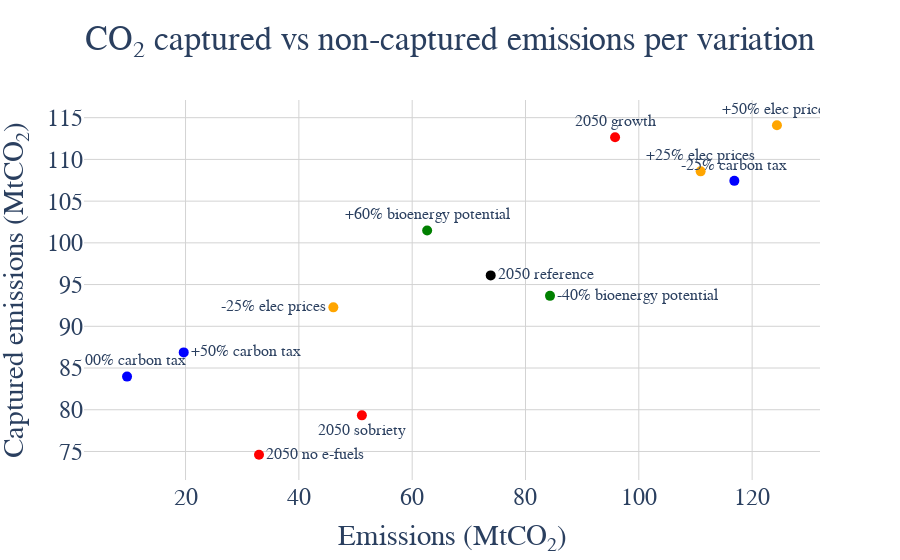

Source (notebook cell):
### Code cell
fig=go.Figure()
ref=results['1.00output_1.00elec_1.00bio_1.00ctax_1.00co2st_0.50leak_0.50biopot_1.00bionegem']
sob=results['0.80output_1.00elec_1.00bio_1.00ctax_1.00co2st_0.50leak_0.50biopot_1.00bionegem']
aug=results['1.20output_1.00elec_1.00bio_1.00ctax_1.00co2st_0.50leak_0.50biopot_1.00bionegem']
noefuels=results['1.00output_1.00elec_1.00bio_1.00ctax_1.00co2st_0.50leak_0.50biopot_1.00bionegem_no_efuels']
elec60=results['1.00output_0.60elec_1.00bio_1.00ctax_1.00co2st_0.50leak_0.50biopot_1.00bionegem']
elec75=results['1.00output_0.75elec_1.00bio_1.00ctax_1.00co2st_0.50leak_0.50biopot_1.00bionegem']
elec125=results['1.00output_1.25elec_1.00bio_1.00ctax_1.00co2st_0.50leak_0.50biopot_1.00bionegem']
elec150=results['1.00output_1.50elec_1.00bio_1.00ctax_1.00co2st_0.50leak_0.50biopot_1.00bionegem']
elec_scen={"-25% elec prices":elec75,"+25% elec prices":elec125,"+50% elec prices":elec150}
ctax75=results['1.00output_1.00elec_1.00bio_0.75ctax_1.00co2st_0.50leak_0.50biopot_1.00bionegem']
ctax150=results['1.00output_1.00elec_1.00bio_1.50ctax_1.00co2st_0.50leak_0.50biopot_1.00bionegem']
ctax200=results['1.00output_1.00elec_1.00bio_2.00ctax_1.00co2st_0.50leak_0.50biopot_1.00bionegem']
ctax_scen={"-25% carbon tax":ctax75,"+50% carbon tax":ctax150,"+100% carbon tax":ctax200}
bio30=results['1.00output_1.00elec_1.00bio_1.00ctax_1.00co2st_0.50leak_0.30biopot_1.00bionegem']
bio80=results['1.00output_1.00elec_1.00bio_1.00ctax_1.00co2st_0.50leak_0.80biopot_1.00bionegem']
bio_scen={"-40% bioenergy potential":bio30,"+60% bioenergy potential":bio80}

# fig.add_trace(go.Scatter(x=[ref["emissions"].set_index("Year").loc[2015,"Emissions"].sum()*1e-6],
#                         y=[ref["captured_emissions"].set_index("Year").loc[2015,"Captured_emissions"].sum()*1e-6],
#                         mode = 'markers+text',marker=dict(color="black",size=10),text=["2015"],textposition="bottom center",showlegend=False))
# fig.add_trace(go.Scatter(x=[ref["emissions"].set_index("Year").loc[2030,"Emissions"].sum()*1e-6],
#                         y=[ref["captured_emissions"].set_index("Year").loc[2030,"Captured_emissions"].sum()*1e-6],
#                         mode = 'markers+text',marker=dict(color="black",size=10),text=["2030"],textposition="bottom center",showlegend=False))
fig.add_trace(go.Scatter(x=[ref["emissions"].set_index("Year").loc[2050,"Emissions"].sum()*1e-6],
                        y=[ref["captured_emissions"].set_index("Year").loc[2050,"Captured_emissions"].sum()*1e-6],
                        mode = 'markers+text',marker=dict(color="black",size=10),text=["2050 reference"],textposition="middle right",showlegend=False))
fig.add_trace(go.Scatter(x=[sob["emissions"].set_index("Year").loc[2050,"Emissions"].sum()*1e-6],
                        y=[sob["captured_emissions"].set_index("Year").loc[2050,"Captured_emissions"].sum()*1e-6],
                        mode = 'markers+text',marker=dict(color="red",size=10),text=["2050 sobriety"],textposition="bottom center",showlegend=False))
fig.add_trace(go.Scatter(x=[aug["emissions"].set_index("Year").loc[2050,"Emissions"].sum()*1e-6],
                        y=[aug["captured_emissions"].set_index("Year").loc[2050,"Captured_emissions"].sum()*1e-6],
                        mode = 'markers+text',marker=dict(color="red",size=10),text=["2050 growth"],textposition="top center",showlegend=False))
fig.add_trace(go.Scatter(x=[noefuels["emissions"].set_index("Year").loc[2050,"Emissions"].sum()*1e-6],
                        y=[noefuels["captured_emissions"].set_index("Year").loc[2050,"Captured_emissions"].sum()*1e-6],
                        mode = 'markers+text',marker=dict(color="red",size=10),text=["2050 no e-fuels"],textposition="middle right",showlegend=False))

for name in elec_scen.keys():
    elec_text_pos={"-25% elec prices":"middle left","+25% elec prices":"top center","+50% elec prices":"top center"}
    fig.add_trace(go.Scatter(x=[elec_scen[name]["emissions"].set_index("Year").loc[2050,"Emissions"].sum()*1e-6],
                        y=[elec_scen[name]["captured_emissions"].set_index("Year").loc[2050,"Captured_emissions"].sum()*1e-6],
                        mode = 'markers+text',marker=dict(color="orange",size=10),text=[name],textposition=elec_text_pos[name],showlegend=False))
for name in ctax_scen.keys():
    ctax_text_pos={"-25% carbon tax":"top center","+50% carbon tax":"middle right","+100% carbon tax":"top center"}
    fig.add_trace(go.Scatter(x=[ctax_scen[name]["emissions"].set_index("Year").loc[2050,"Emissions"].sum()*1e-6],
                        y=[ctax_scen[name]["captured_emissions"].set_index("Year").loc[2050,"Captured_emissions"].sum()*1e-6],
                        mode = 'markers+text',marker=dict(color="blue",size=10),text=[name],textposition=ctax_text_pos[name],showlegend=False))
for name in bio_scen.keys():
    bio_text_pos={"-40% bioenergy potential":"middle right","+60% bioenergy potential":"top center"}
    fig.add_trace(go.Scatter(x=[bio_scen[name]["emissions"].set_index("Year").loc[2050,"Emissions"].sum()*1e-6],
                        y=[bio_scen[name]["captured_emissions"].set_index("Year").loc[2050,"Captured_emissions"].sum()*1e-6],
                        mode = 'markers+text',marker=dict(color="green",size=10),text=[name],textposition=bio_text_pos[name],showlegend=False))   

fig.update_layout(title='CO<sub>2</sub> captured vs non-captured emissions per variation',title_x=0.5,#title_y=0.97,
                   yaxis_title='Captured emissions (MtCO<sub>2</sub>)',xaxis_title='Emissions (MtCO<sub>2</sub>)')    
fig.update_layout(
    font=dict(
        family="Times New Roman",size=24)
    ) 
fig.update_traces(textfont_size=16)
# fig.update_yaxes(range=[0,75])
# fig.update_xaxes(range=[-8,60])
fig.update_layout( paper_bgcolor="rgba(255,255,255,255)", plot_bgcolor="rgba(255,255,255,255)")
fig.update_xaxes(showgrid=True, gridwidth=1, gridcolor='lightgrey')
fig.update_yaxes(showgrid=True, gridwidth=1, gridcolor='lightgrey')
fig.show()

### Figure 1 — Plotly figure (JSON) as saved in the notebook; plotly's stock layout.template omitted (floating-point values rounded to 4 significant figures)
{"data": [{"marker": {"color": "black", "size": 10}, "mode": "markers+text", "showlegend": false, "text": ["2050 reference"], "textfont": {"size": 16}, "textposition": "middle right", "type": "scatter", "x": [73.86], "y": [96.1]}, {"marker": {"color": "red", "size": 10}, "mode": "markers+text", "showlegend": false, "text": ["2050 sobriety"], "textfont": {"size": 16}, "textposition": "bottom center", "type": "scatter", "x": [51.12], "y": [79.33]}, {"marker": {"color": "red", "size": 10}, "mode": "markers+text", "showlegend": false, "text": ["2050 growth"], "textfont": {"size": 16}, "textposition": "top center", "type": "scatter", "x": [95.81], "y": [112.7]}, {"marker": {"color": "red", "size": 10}, "mode": "markers+text", "showlegend": false, "text": ["2050 no e-fuels"], "textfont": {"size": 16}, "textposition": "middle right", "type": "scatter", "x": [32.97], "y": [74.61]}, {"marker": {"color": "orange", "size": 10}, "mode": "markers+text", "showlegend": false, "text": ["-25% elec prices"], "textfont": {"size": 16}, "textposition": "middle left", "type": "scatter", "x": [46.09], "y": [92.27]}, {"marker": {"color": "orange", "size": 10}, "mode": "markers+text", "showlegend": false, "text": ["+25% elec prices"], "textfont": {"size": 16}, "textposition": "top center", "type": "scatter", "x": [110.9], "y": [108.6]}, {"marker": {"color": "orange", "size": 10}, "mode": "markers+text", "showlegend": false, "text": ["+50% elec prices"], "textfont": {"size": 16}, "textposition": "top center", "type": "scatter", "x": [124.4], "y": [114.1]}, {"marker": {"color": "blue", "size": 10}, "mode": "markers+text", "showlegend": false, "text": ["-25% carbon tax"], "textfont": {"size": 16}, "textposition": "top center", "type": "scatter", "x": [116.9], "y": [107.4]}, {"marker": {"color": "blue", "size": 10}, "mode": "markers+text", "showlegend": false, "text": ["+50% carbon tax"], "textfont": {"size": 16}, "textposition": "middle right", "type": "scatter", "x": [19.68], "y": [86.87]}, {"marker": {"color": "blue", "size": 10}, "mode": "markers+text", "showlegend": false, "text": ["+100% carbon tax"], "textfont": {"size": 16}, "textposition": "top center", "type": "scatter", "x": [9.677], "y": [83.97]}, {"marker": {"color": "green", "size": 10}, "mode": "markers+text", "showlegend": false, "text": ["-40% bioenergy potential"], "textfont": {"size": 16}, "textposition": "middle right", "type": "scatter", "x": [84.33], "y": [93.65]}, {"marker": {"color": "green", "size": 10}, "mode": "markers+text", "showlegend": false, "text": ["+60% bioenergy potential"], "textfont": {"size": 16}, "textposition": "top center", "type": "scatter", "x": [62.64], "y": [101.5]}], "layout": {"font": {"family": "Times New Roman", "size": 24}, "paper_bgcolor": "rgba(255,255,255,255)", "plot_bgcolor": "rgba(255,255,255,255)", "title": {"text": "CO<sub>2</sub> captured vs non-captured emissions per variation", "x": 0.5}, "xaxis": {"gridcolor": "lightgrey", "gridwidth": 1, "showgrid": true, "title": {"text": "Emissions (MtCO<sub>2</sub>)"}}, "yaxis": {"gridcolor": "lightgrey", "gridwidth": 1, "showgrid": true, "title": {"text": "Captured emissions (MtCO<sub>2</sub>)"}}}}
